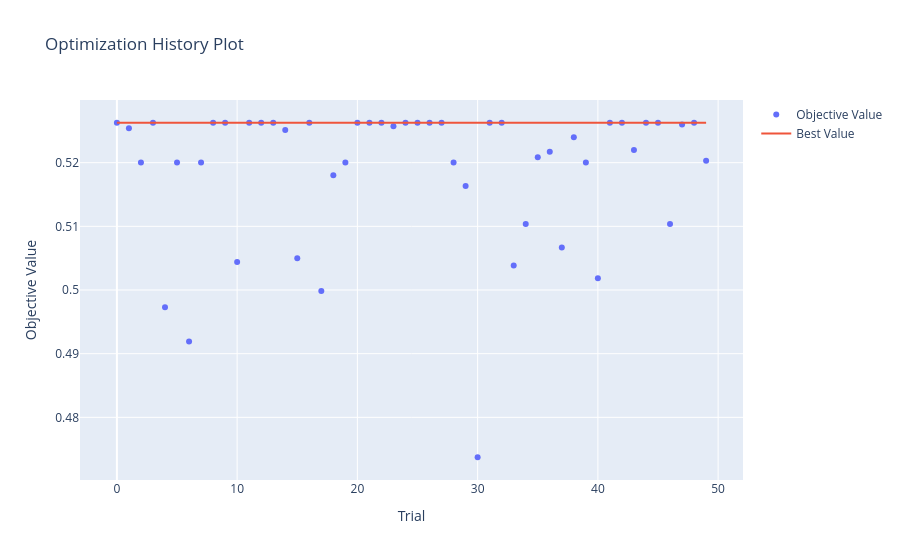

Write notebook code for a chart like this one.
### Code cell
optuna.visualization.plot_optimization_history(svm_study).show()
